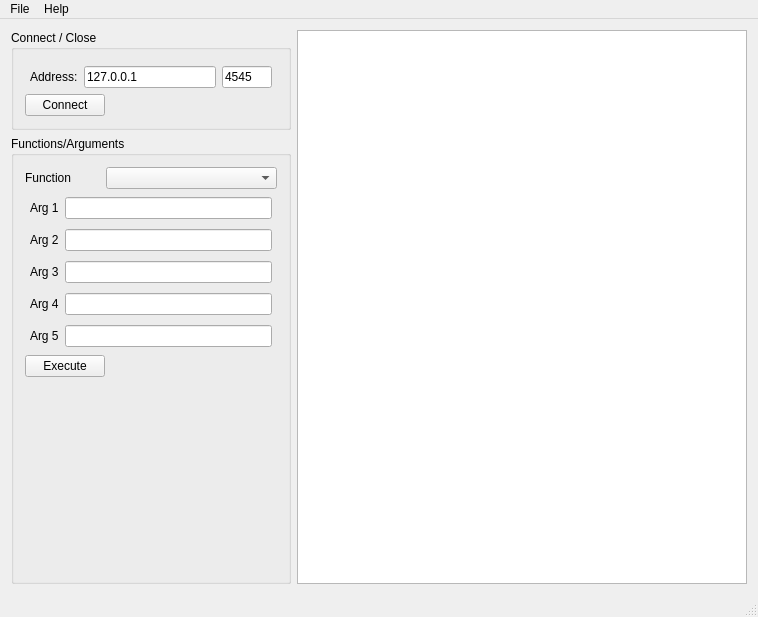
<?xml version="1.0" encoding="UTF-8"?>
<ui version="4.0">
 <class>MainWindow</class>
 <widget class="QMainWindow" name="MainWindow">
  <property name="geometry">
   <rect>
    <x>0</x>
    <y>0</y>
    <width>758</width>
    <height>617</height>
   </rect>
  </property>
  <property name="windowTitle">
   <string>MainWindow</string>
  </property>
  <widget class="QWidget" name="centralWidget">
   <layout class="QHBoxLayout" name="horizontalLayout_5">
    <item>
     <layout class="QVBoxLayout" name="verticalLayout_3">
      <item>
       <widget class="QGroupBox" name="groupBox_2">
        <property name="title">
         <string>Connect / Close</string>
        </property>
        <layout class="QVBoxLayout" name="verticalLayout_2">
         <item>
          <layout class="QHBoxLayout" name="horizontalLayout_4">
           <property name="leftMargin">
            <number>5</number>
           </property>
           <property name="topMargin">
            <number>5</number>
           </property>
           <property name="rightMargin">
            <number>5</number>
           </property>
           <item>
            <widget class="QLabel" name="label_4">
             <property name="text">
              <string>Address:</string>
             </property>
            </widget>
           </item>
           <item>
            <widget class="QLineEdit" name="eAddress">
             <property name="inputMask">
              <string/>
             </property>
             <property name="text">
              <string>127.0.0.1</string>
             </property>
            </widget>
           </item>
           <item>
            <widget class="QLineEdit" name="ePort">
             <property name="minimumSize">
              <size>
               <width>30</width>
               <height>0</height>
              </size>
             </property>
             <property name="maximumSize">
              <size>
               <width>50</width>
               <height>16777215</height>
              </size>
             </property>
             <property name="inputMask">
              <string>00000; </string>
             </property>
             <property name="text">
              <string>4545</string>
             </property>
            </widget>
           </item>
          </layout>
         </item>
         <item>
          <layout class="QHBoxLayout" name="horizontalLayout_3">
           <item>
            <widget class="QPushButton" name="bConnect">
             <property name="text">
              <string>Connect</string>
             </property>
            </widget>
           </item>
           <item>
            <spacer name="horizontalSpacer_2">
             <property name="orientation">
              <enum>Qt::Horizontal</enum>
             </property>
             <property name="sizeHint" stdset="0">
              <size>
               <width>40</width>
               <height>20</height>
              </size>
             </property>
            </spacer>
           </item>
          </layout>
         </item>
        </layout>
       </widget>
      </item>
      <item>
       <widget class="QGroupBox" name="groupBox">
        <property name="title">
         <string>Functions/Arguments</string>
        </property>
        <layout class="QVBoxLayout" name="verticalLayout">
         <item>
          <layout class="QHBoxLayout" name="horizontalLayout">
           <item>
            <widget class="QLabel" name="label_10">
             <property name="maximumSize">
              <size>
               <width>75</width>
               <height>16777215</height>
              </size>
             </property>
             <property name="text">
              <string>Function</string>
             </property>
            </widget>
           </item>
           <item>
            <widget class="QComboBox" name="cbFunction"/>
           </item>
          </layout>
         </item>
         <item>
          <layout class="QHBoxLayout" name="horizontalLayout_7">
           <property name="leftMargin">
            <number>5</number>
           </property>
           <property name="topMargin">
            <number>2</number>
           </property>
           <property name="rightMargin">
            <number>5</number>
           </property>
           <property name="bottomMargin">
            <number>2</number>
           </property>
           <item>
            <widget class="QLabel" name="label_p1">
             <property name="text">
              <string>Arg 1</string>
             </property>
            </widget>
           </item>
           <item>
            <widget class="QLineEdit" name="eParam1">
             <property name="text">
              <string/>
             </property>
            </widget>
           </item>
          </layout>
         </item>
         <item>
          <layout class="QHBoxLayout" name="horizontalLayout_13">
           <property name="leftMargin">
            <number>5</number>
           </property>
           <property name="topMargin">
            <number>2</number>
           </property>
           <property name="rightMargin">
            <number>5</number>
           </property>
           <property name="bottomMargin">
            <number>2</number>
           </property>
           <item>
            <widget class="QLabel" name="label_p2">
             <property name="text">
              <string>Arg 2</string>
             </property>
            </widget>
           </item>
           <item>
            <widget class="QLineEdit" name="eParam2">
             <property name="text">
              <string/>
             </property>
            </widget>
           </item>
          </layout>
         </item>
         <item>
          <layout class="QHBoxLayout" name="horizontalLayout_11">
           <property name="leftMargin">
            <number>5</number>
           </property>
           <property name="topMargin">
            <number>2</number>
           </property>
           <property name="rightMargin">
            <number>5</number>
           </property>
           <property name="bottomMargin">
            <number>2</number>
           </property>
           <item>
            <widget class="QLabel" name="label_p3">
             <property name="text">
              <string>Arg 3</string>
             </property>
            </widget>
           </item>
           <item>
            <widget class="QLineEdit" name="eParam3">
             <property name="text">
              <string/>
             </property>
            </widget>
           </item>
          </layout>
         </item>
         <item>
          <layout class="QHBoxLayout" name="horizontalLayout_14">
           <property name="leftMargin">
            <number>5</number>
           </property>
           <property name="topMargin">
            <number>2</number>
           </property>
           <property name="rightMargin">
            <number>5</number>
           </property>
           <property name="bottomMargin">
            <number>2</number>
           </property>
           <item>
            <widget class="QLabel" name="label_p4">
             <property name="text">
              <string>Arg 4</string>
             </property>
            </widget>
           </item>
           <item>
            <widget class="QLineEdit" name="eParam4">
             <property name="text">
              <string/>
             </property>
            </widget>
           </item>
          </layout>
         </item>
         <item>
          <layout class="QHBoxLayout" name="horizontalLayout_9">
           <property name="leftMargin">
            <number>5</number>
           </property>
           <property name="topMargin">
            <number>2</number>
           </property>
           <property name="rightMargin">
            <number>5</number>
           </property>
           <property name="bottomMargin">
            <number>2</number>
           </property>
           <item>
            <widget class="QLabel" name="label_p5">
             <property name="text">
              <string>Arg 5</string>
             </property>
            </widget>
           </item>
           <item>
            <widget class="QLineEdit" name="eParam5">
             <property name="text">
              <string/>
             </property>
            </widget>
           </item>
          </layout>
         </item>
         <item>
          <layout class="QHBoxLayout" name="horizontalLayout_2">
           <item>
            <widget class="QPushButton" name="bExecute">
             <property name="text">
              <string>Execute</string>
             </property>
            </widget>
           </item>
           <item>
            <spacer name="horizontalSpacer">
             <property name="orientation">
              <enum>Qt::Horizontal</enum>
             </property>
             <property name="sizeHint" stdset="0">
              <size>
               <width>40</width>
               <height>20</height>
              </size>
             </property>
            </spacer>
           </item>
          </layout>
         </item>
         <item>
          <spacer name="verticalSpacer">
           <property name="orientation">
            <enum>Qt::Vertical</enum>
           </property>
           <property name="sizeHint" stdset="0">
            <size>
             <width>20</width>
             <height>40</height>
            </size>
           </property>
          </spacer>
         </item>
        </layout>
       </widget>
      </item>
     </layout>
    </item>
    <item>
     <widget class="QTextEdit" name="tResponse">
      <property name="minimumSize">
       <size>
        <width>450</width>
        <height>0</height>
       </size>
      </property>
     </widget>
    </item>
   </layout>
  </widget>
  <widget class="QMenuBar" name="menuBar">
   <property name="geometry">
    <rect>
     <x>0</x>
     <y>0</y>
     <width>758</width>
     <height>18</height>
    </rect>
   </property>
   <widget class="QMenu" name="menuFile">
    <property name="title">
     <string>File</string>
    </property>
    <addaction name="actionExit"/>
   </widget>
   <widget class="QMenu" name="menuHelp">
    <property name="title">
     <string>Help</string>
    </property>
    <addaction name="actionAbout"/>
    <addaction name="actionAbout_Qt"/>
    <addaction name="actionSource"/>
   </widget>
   <addaction name="menuFile"/>
   <addaction name="menuHelp"/>
  </widget>
  <widget class="QStatusBar" name="statusBar"/>
  <action name="actionAbout">
   <property name="text">
    <string>About</string>
   </property>
  </action>
  <action name="actionAbout_Qt">
   <property name="text">
    <string>About Qt</string>
   </property>
  </action>
  <action name="actionExit">
   <property name="text">
    <string>Exit</string>
   </property>
  </action>
  <action name="actionSource">
   <property name="text">
    <string>Source...</string>
   </property>
  </action>
 </widget>
 <layoutdefault spacing="6" margin="11"/>
 <resources/>
 <connections>
  <connection>
   <sender>actionExit</sender>
   <signal>activated()</signal>
   <receiver>MainWindow</receiver>
   <slot>close()</slot>
   <hints>
    <hint type="sourcelabel">
     <x>-1</x>
     <y>-1</y>
    </hint>
    <hint type="destinationlabel">
     <x>299</x>
     <y>199</y>
    </hint>
   </hints>
  </connection>
 </connections>
</ui>
